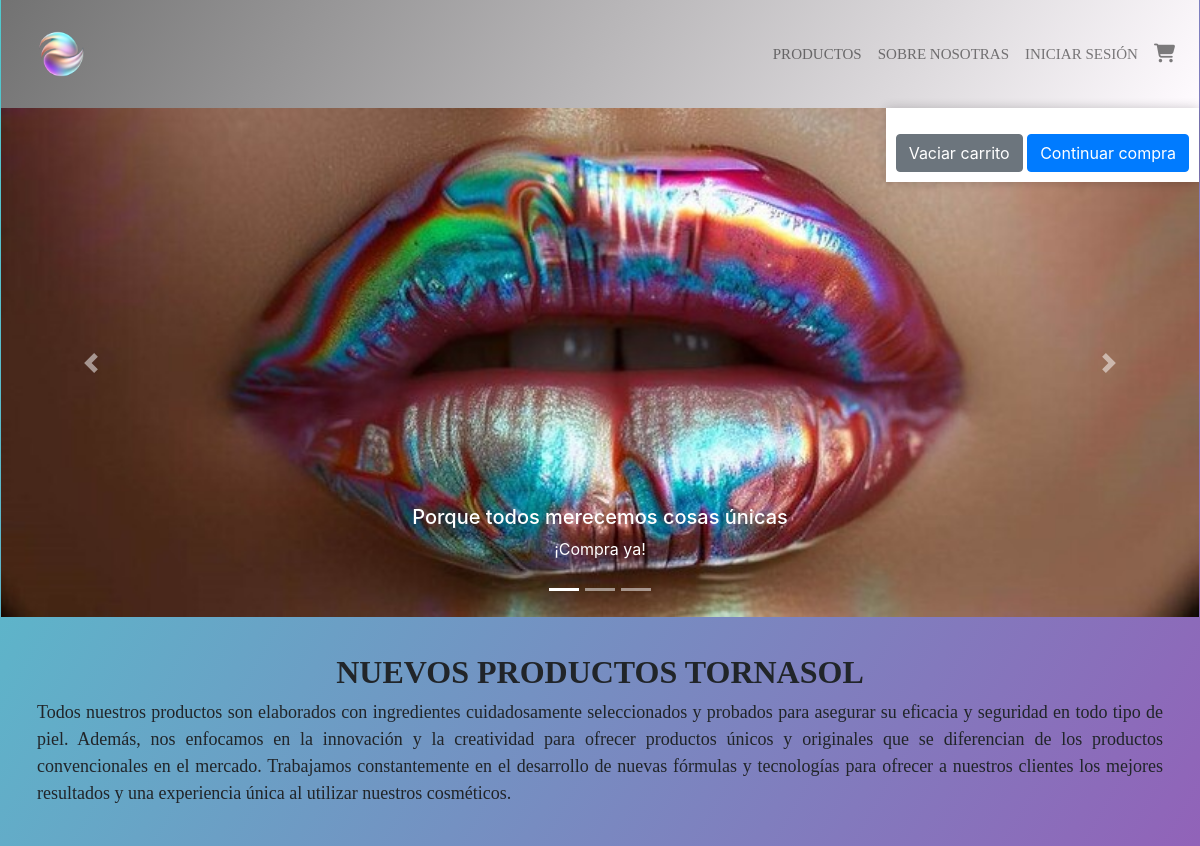
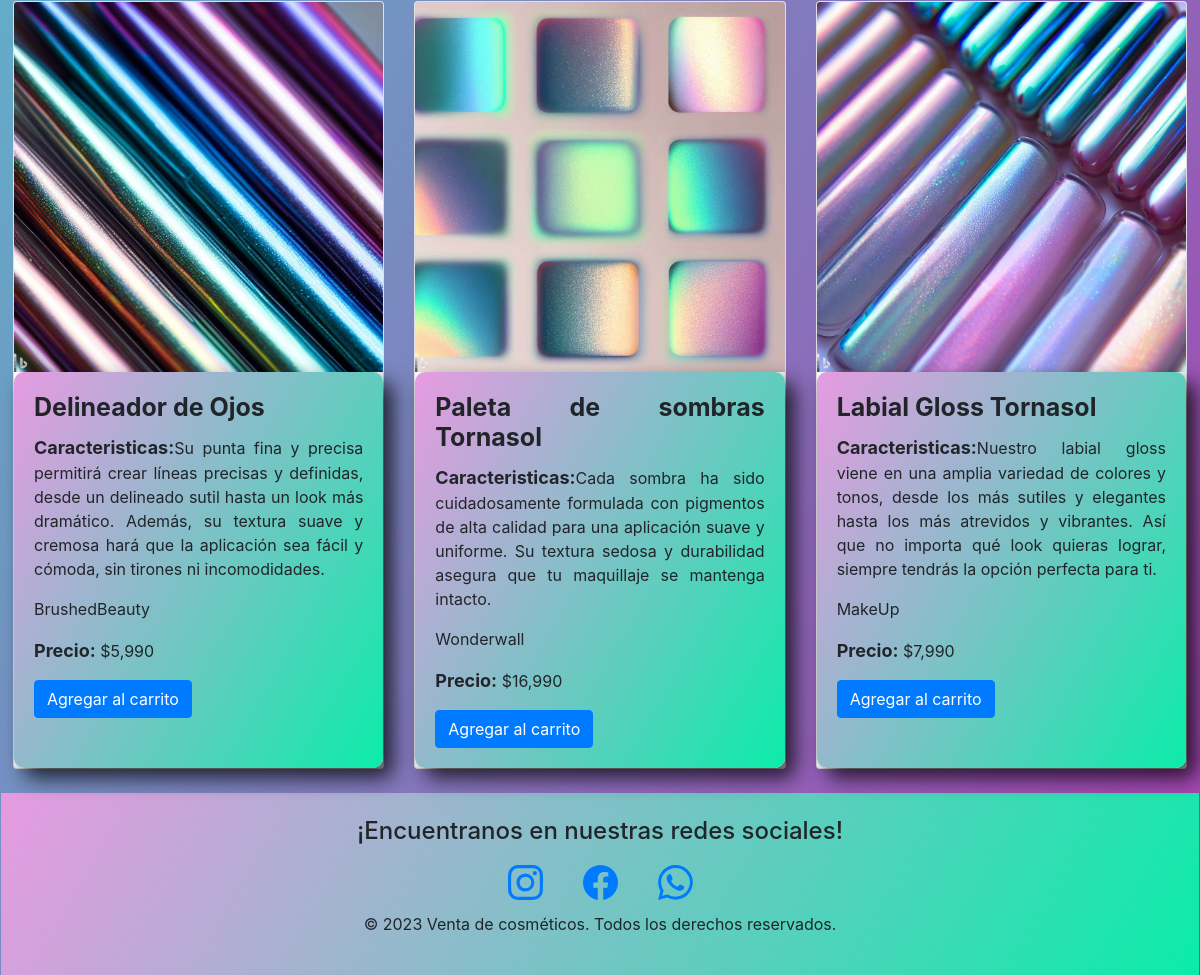
The page /home on the database its author committed (2 pictures, top to bottom).
### tienda/models.py (models this page shows, shortened)
class Producto(models.Model):
    nombre = models.CharField(max_length=70)
    caracteristica = models.CharField(max_length=400)
    precio = models.IntegerField()
    marca = models.ForeignKey(Marca, on_delete=models.PROTECT)
    imagen = models.ImageField(upload_to="productos", null=True)

class Marca(models.Model):
    nombre = models.CharField(max_length=70)
    def __str__(self):
        return self.nombre

### tienda/views.py (the view)
# urls.py: 2. Add a URL to urlpatterns:  path('', views.home, name='home')
def home(request):
    productos = Producto.objects.all()
    data ={"productos": productos}
    return render(request, 'tienda/index.html', data)

### tienda/templates/tienda/index.html
{% extends 'tienda/baseuser.html'%}
{% block contenido %}
{% load humanize %}
{% load static %}
    <section class="products" id="productos">
        <div class="row mb-0">
        {% for p in productos%}
            <div class="col-lg-4 mb-4" id="col1">
                <div class="card h-100">
                    {% if p.imagen%}
                    <img src="{{p.imagen.url}}" class="card-img-top" alt="...">
                    {%endif%}
                    <div class="card-body">
                        <h5 class="card-title">{{p.nombre}}</h5>
                        <p class="card-text"> <span id="resaltar">Caracteristicas:</span>{{p.caracteristica}} </p>
                        <p class="card-text">{{p.marca}} </p>
                        <p class="precio"> <span id="resaltar"> Precio:</span> <span  id="precio">${{p.precio | intcomma}}</span></p>
                        <a href="#" class="btn btn-primary" data-id="{{ p.id }}" onclick="agregarAlCarrito('{{ p.nombre }}', {{ p.precio }}, '{{ p.imagen.url }}')">Agregar al carrito</a>
                    </div>
                </div>
            </div>
        {% endfor%}
        </div>
    </section>
{% endblock %}

### tienda/static/styles/style.css (style rules this page uses)
* { margin: 0; padding: 0%; box-sizing: border-box; text-decoration: none; list-style: none; }
body { padding-left: 1px; padding-right: 1px; background: linear-gradient(120deg, #50cace, #a740b1); font-family: 'Poppins', sans-serif; background-repeat: no-repeat; }
#productos { padding-top: 2%; padding-left: 12px; padding-right: 12px; display: flex; }
#resaltar { font-weight: bold; font-size: 18px; }
.card-title { font-weight: bold; font-size: 25px; justify-content: right; }
.card-body { padding: 1%; background: linear-gradient(120deg, #e79ae1, #0beca9); border-radius: 10px; -webkit-box-shadow: 10px 10px 20px 0px rgba(0, 0, 0, 0.75); -moz-box-shadow: 10px 10px 20px 0px rgba(0, 0, 0, 0.75); box-shadow: 10px 10px 20px 0px rgba(0, 0, 0, 0.75); text-align: justify; }

### rows shown on the page
Producto: imagen (picture), nombre "Delineador de Ojos", caracteristica "Su punta fina y precisa permitirá crear líneas precisas y definidas, desde un delineado sutil hasta un look más dramático. Además, su textura suave y cremosa hará que la aplicación sea fácil y cómoda, sin tirones ni incomodidades.", marca "BrushedBeauty", precio "5,990"
Producto: imagen (picture), nombre "Paleta de sombras Tornasol", caracteristica "Cada sombra ha sido cuidadosamente formulada con pigmentos de alta calidad para una aplicación suave y uniforme. Su textura sedosa y durabilidad asegura que tu maquillaje se mantenga intacto.", marca "Wonderwall", precio "16,990"
Producto: imagen (picture), nombre "Labial Gloss Tornasol", caracteristica "Nuestro labial gloss viene en una amplia variedad de colores y tonos, desde los más sutiles y elegantes hasta los más atrevidos y vibrantes. Así que no importa qué look quieras lograr, siempre tendrás la opción perfecta para ti.", marca "MakeUp", precio "7,990"
